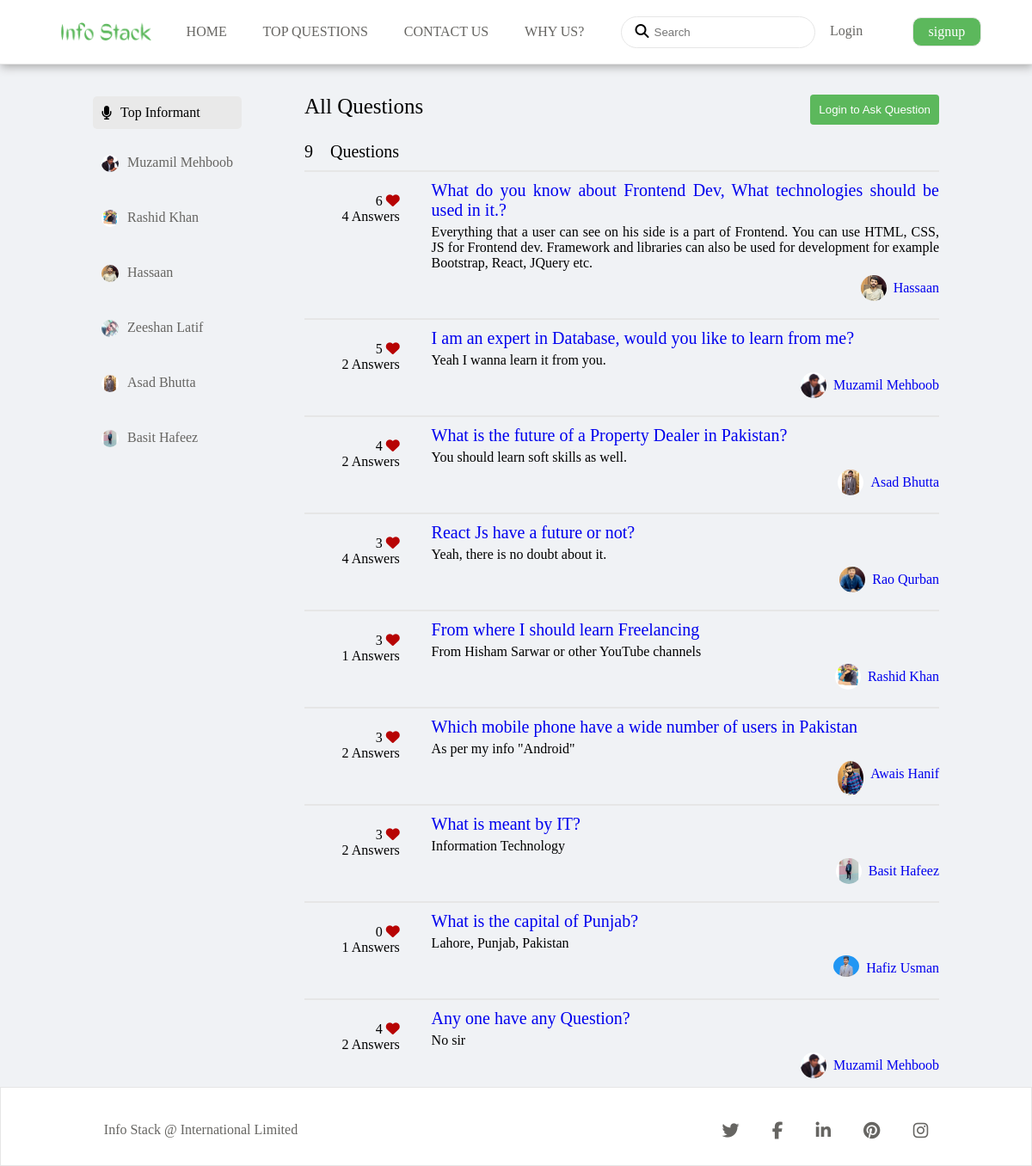
Screenshot of /all-questions.php with the database file from the repository.
### tables this page shows
CREATE TABLE `user_iformation` (
  `user_id` int(11) NOT NULL,
  `user_name` varchar(100) NOT NULL,
  `user_fullname` varchar(100) NOT NULL,
  `user_email` varchar(200) NOT NULL,
  `user_password` text NOT NULL,
  `user_image` varchar(900) NOT NULL,
  `status` int(11) NOT NULL
);

CREATE TABLE `question` (
  `question_id` int(11) NOT NULL,
  `user_email` varchar(225) NOT NULL,
  `u_name` varchar(225) NOT NULL,
  `question` varchar(500) NOT NULL,
  `likes` int(225) NOT NULL,
  `dislikes` int(225) NOT NULL,
  `user_image` varchar(900) NOT NULL,
  `date` varchar(200) NOT NULL
);

CREATE TABLE `answers` (
  `id` int(11) NOT NULL,
  `q_id` int(11) NOT NULL,
  `u_id` int(11) NOT NULL,
  `answer_desc` text NOT NULL,
  `user_email` varchar(100) NOT NULL
);

### all-questions.php (the view, shortened to what this page needs)
<?php
include("connection.php");
?>
<!DOCTYPE html>
<html lang="en">
<head>
    <link rel="stylesheet" href="css/all-questions.css">
</head>
<body>
        <?php
        include "navigation.php";
        ?>
        <section class="main-section-all-questions">
            <div class="top-rated">
                <div class="top-informant">
                   <div class="top-informant-heading">
                    <i class="fa fa-microphone"></i>
                    <span>Top Informant</span>
                </div>
                 <?php
                     $fett="SELECT * FROM answers a INNER JOIN user_iformation u ON a.u_id=u.user_id ";
                       $fetch_d=mysqli_query($conn, $fett);
                       $get=array();
                        while($row=mysqli_fetch_assoc($fetch_d))
                        {
                              while ($myrow=mysqli_fetch_assoc($fetch_d))
                              {
                                $get[]=$myrow['user_fullname'];
                              }
                                 $count_get= array_count_values($get) ;
                                  echo "<br>";
                                  arsort($count_get);
                                  foreach($count_get as $x => $x_value) {
                                      ?>
                              <div class="top-informant-person">
                                    <div class="informant-profile">
                                      <?php
                                        $myquery= "SELECT * FROM user_iformation WHERE `user_fullname`='$x' ";
                                        $runnn=mysqli_query($conn,$myquery);
                                        $show=mysqli_fetch_array($runnn);
                                      ?>
                                        <img src="<?php echo $show['user_image']?>" alt="" class="informant-profile-pic">
                                    </div>
                                   <div class="informant-name">
                                     <a href="#"> <?php    echo $x ?>
                                     </a>
                                     </div>
                               </div>
                           <?php
                              echo "<br>";
                                  }
                      }
                          ?>
                </div>
            </div>
 <div class="all-questions">
                <div class="all-question-heading">
                    <span>
                        All Questions
                    </span>
                    <button>
                        <?php
                          if(isset($_SESSION['logged_username'])){
                                ?>
                                 <a style="color: white; text-decoration: none;" href="index.php">Ask Question</a>
                                <?php
                            }
                            else{
                                ?>
                                 <a style="color: white; text-decoration: none;" href="login-page.php">Login to Ask Question</a>
                                <?php
                            }
                                ?>
                    </button>
                </div>
                <div class="total-question-detail">
                     <?php
                      $qasql ="SELECT * from `question`";
                      $qarun=mysqli_query($conn,$qasql);
                      while ($qrow=mysqli_fetch_assoc($qarun))
                        {
                            $qget[]=$qrow['question_id'];
                        }
                        $qcount= count($qget) ;
                      ?>
                    <span>
                      <?php print_r($qcount); ?>  &nbsp;&nbsp;&nbsp;Questions
                    </span>
                </div>
                <?php
                $myquery="SELECT * FROM `question`";
                $run=mysqli_query($conn,$myquery);
                while($row=mysqli_fetch_assoc($run)){
                ?>
                              <?php
                               $id=$row['question_id'];
                              $ansquery="SELECT * FROM `answers` WHERE q_id='$id'";
                              $ansrun=mysqli_query($conn,$ansquery);
                              $ansrow=mysqli_fetch_assoc($ansrun)
                              ?>
                <div class="all-question-cards">
                    <div class="all-question-one-card">
                        <div class="vating-part">
                            <span><?php echo $row['likes'] ?> <i style="color: #B70404;" class="fas fa-heart" id="like"></i></span>
                             <?php
                             $myqquery= "SELECT * FROM question WHERE question_id='$id'" ;
                              $runnn=mysqli_query($conn,$myqquery);
                              $show=mysqli_fetch_array($runnn);
                               $fettt="SELECT * FROM answers WHERE `q_id`='$id'";
                                $fetch_dd=mysqli_query($conn, $fettt);
                                if($check_dataa= mysqli_num_rows($fetch_dd)>0){
                                  $gett=array();
                                while($myroww=mysqli_fetch_assoc($fetch_dd))
                                  {
                                    $gett[]=$myroww['q_id'];
                                  }
                                $q_get= array_count_values($gett);
                               $idq= $show['question_id'];
                             ?>
                            <span><?php echo $q_get[$idq] ;?> Answers</span>
                            <?php
                                }
                                else{
                                  ?>
                                   <span>0 Answers</span>
                                  <?php
                                }
                                ?>
                        </div>
                        <div class="all-question-crad-detail">
                            <a href="#" class="question-card"><?php echo $row['question'] ?></a>
                            <p>
                               <?php
                               if($check_dataa= mysqli_num_rows($fetch_dd)>0){
                                echo $ansrow['answer_desc'];
                               }
                               else{
                                echo "<b>Note: </b>No Answer Found";
                               }
                                ?>
                            </p>
                            <?php
                                    $id=$row['question_id'];
                                    $userquery="SELECT * FROM question q INNER JOIN user_iformation u ON q.u_name=u.user_name WHERE question_id='$id'";
                                    $userrun=mysqli_query($conn,$userquery);
                                    $userrow=mysqli_fetch_assoc($userrun)
                                  ?>
                            <div class="all-question-uploader-information">
                                <div class="card-uploader-profile">
                                    <img src="<?php echo $userrow['user_image'] ?>" alt="" class="card-uploader-pic">
                                </div>
                                <span>
                                   <?php if($check_user= mysqli_num_rows($userrun)>0){
                                    ?>
                                    <a href="#" class="card-username"><?php echo $userrow['user_fullname'] ?></a>
                                    <?php
                                   }else{
                                    ?>
                                    <a href="#" class="card-username"> No Image</a>
                                   <?php
                                   }
                                    ?>
                                </span>
                            </div>
                        </div>
                    </div>
                </div>
                <?php
                }
               ?>
            </div>
        </section>
        <?php
        include "footer.php";
        ?>
</body>
</html>

### css/all-questions.css (style rules this page uses)
body { margin:0;padding:0;overflow-x:hidden;background-color:#f0f2f5;box-sizing:border-box }
@media only screen and (min-width: 680px) { .top-informant { position:fixed;top:60;height:67vh;overflow-y:auto } }
.top-informant-heading { display:flex;align-items:center;background-color:#e9e9e9;border-radius:5px;margin-top:2px;padding:10px 10px;box-sizing:border-box }
.top-informant-heading span { margin-left:10px }
.top-informant-person { display:flex;border-radius:5px;margin-top:2px;padding:10px 10px }
.informant-profile-pic { width:20px;height:20px;border-radius:50% }
.informant-name { margin-left:10px }
.informant-name a { text-decoration:none;color:#666562 }
.main-section-all-questions { width:75%;margin:0 auto;display:flex;justify-content:space-between;padding-top:35px }
.all-questions { width:75% }
.top-rated { width:20% }
.all-question-heading { display:flex;justify-content:space-between }
.all-question-heading span { font-size:25px }
.all-question-heading button { background-color:#5cb85c;color:white;border:none;border-radius:4px;padding:10px }
.total-question-detail { font-size:20px;margin-top:20px }
.all-question-one-card { display:flex;justify-content:space-between;margin-top:10px;border-top:2px solid #e6e6e6;padding:10px 0 }
.vating-part { width:15%;padding-top:2%;box-sizing:border-box }
.vating-part span { display:block;text-align:right;margin:auto 0 }
.all-question-crad-detail { width:80%;text-align:justify }
.question-card { text-decoration:none;font-size:20px }
.all-question-crad-detail p { margin:5px 0 }
.card-username { text-decoration:none }
.all-question-uploader-information { float:right;font-size:16px;display:flex;align-items:center }
.card-username { margin-left:8px }
.card-uploader-profile { width:30px;height:30px }
.card-uploader-pic { width:100%;border-radius:50% }
@media only screen and (max-width: 1317px) { .main-section-all-questions { width:82% } }

### rows the page displays
user_iformation: user_image (picture), x "Muzamil Mehboob"
user_iformation: user_image (picture), x "Rashid Khan"
user_iformation: user_image (picture), x "Hassaan"
user_iformation: user_image (picture), x "Zeeshan Latif"
user_iformation: user_image (picture), x "Asad Bhutta"
user_iformation: user_image (picture), x "Basit Hafeez"
question: likes "6", question_id "4", question "What do you know about Frontend Dev, What technologies should be used in it.?", answers.answer_desc "Everything that a user can see on his side is a part of Frontend. You can use HTML, CSS, JS for Frontend dev. Framework and libraries can also be used for development for example Bootstrap, React, JQuery etc.", user_iformation.user_image (picture), user_iformation.user_fullname "Hassaan"
question: likes "5", question_id "2", question "I am an expert in Database, would you like to learn from me?", answers.answer_desc "Yeah I wanna learn it from you.", user_iformation.user_image (picture), user_iformation.user_fullname "Muzamil Mehboob"
question: likes "4", question_id "2", question "What is the future of a Property Dealer in Pakistan?", answers.answer_desc "You should learn soft skills as well.", user_iformation.user_image (picture), user_iformation.user_fullname "Asad Bhutta"
question: likes "3", question_id "4", question "React Js have a future or not?", answers.answer_desc "Yeah, there is no doubt about it.", user_iformation.user_image (picture), user_iformation.user_fullname "Rao Qurban"
question: likes "3", question_id "1", question "From where I should learn Freelancing", answers.answer_desc "From Hisham Sarwar or other YouTube channels", user_iformation.user_image (picture), user_iformation.user_fullname "Rashid Khan"
question: likes "3", question_id "2", question "Which mobile phone have a wide number of users in Pakistan", answers.answer_desc "As per my info \"Android\"", user_iformation.user_image (picture), user_iformation.user_fullname "Awais Hanif"
question: likes "3", question_id "2", question "What is meant by IT?", answers.answer_desc "Information Technology", user_iformation.user_image (picture), user_iformation.user_fullname "Basit Hafeez"
question: likes "0", question_id "1", question "What is the capital of Punjab?", answers.answer_desc "Lahore, Punjab, Pakistan", user_iformation.user_image (picture), user_iformation.user_fullname "Hafiz Usman"
question: likes "4", question_id "2", question "Any one have any Question?", answers.answer_desc "No sir", user_iformation.user_image (picture), user_iformation.user_fullname "Muzamil Mehboob"
